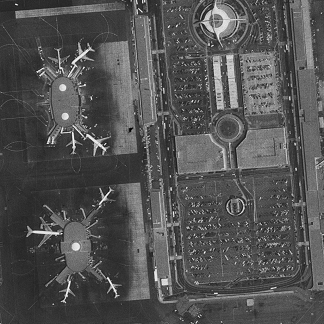
%> input picture steganografi/1.tiff, 324 x 324 px
$ octave stego_run.m   (GNU Octave 9; MATLAB toolbox functions it lacks are replaced by stand-ins)
%> lines starting %> are read from the running program, lines starting %| are printed output that depends on the picture; in (x1, y1, x2, y2) boxes, pixels count from 0 and x2, y2 are one past the last pixel; in counts of white or black regions, pixels touching at a corner belong together; the program's own positions count from 1
### steganografi/HideText.m
function HideText(gambar,pesan,namaFile)
%> called with pesan = 'halo nama saya yogie dari prodi pkom', namaFile = 'justStego.png'

  pkg load image
  input = gambar;
  input=imresize(input, [512 512]);
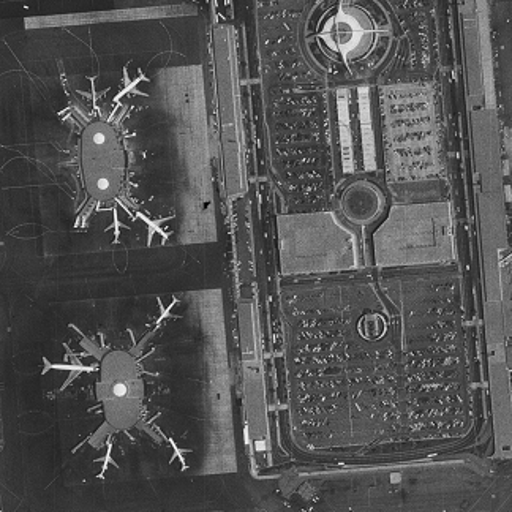
%> input: size 512x512x4 uint8; mean R, G, B, A 82.5, 82.5, 82.5, 255
  len = length(pesan) * 8;

  nilai_ascii = uint8(pesan);
  bin_pesan = transpose(dec2bin(nilai_ascii, 8));
  bin_pesan = bin_pesan(:);


  N = length(bin_pesan);
  bin_num_pesan=str2num(bin_pesan);

  output = input;

  baris = size(input, 1);
%> baris = 512
  kolom = size(input, 2);
%> kolom = 512

  embed_counter = 1;
  for i = 1 : baris
      for j = 1 : kolom
          if(embed_counter <= len)
              LSB = mod(double(input(i, j)), 2);
              temp = double(xor(LSB, bin_num_pesan(embed_counter)));
              output(i, j) = input(i, j)+temp;
              embed_counter = embed_counter+1;
          end

      end
  end
%> output: size 512x512x4 uint8; 0.05% of pixels changed, all inside (x1, y1, x2, y2) = (0, 0, 286, 1)
%> after the loop, LSB = 1; embed_counter = 289; temp = 0
  imwrite(output, namaFile);
  printf("proses Encode Selesai %d karakter berhasil di sematkan.!!",length(pesan))
endfunction

### steganografi/stego_run.m
clc;

%baca gambar yang akan dijadikan input
gambar = imread('1.tiff');
%pesan yang akan disembunyikan dalam gambar
pesan = "halo nama saya yogie dari prodi pkom";
%nama file output
fileName = "justStego.png";
%jalankan fungsi dan masukkan parameter
HideText(gambar,pesan,fileName)
